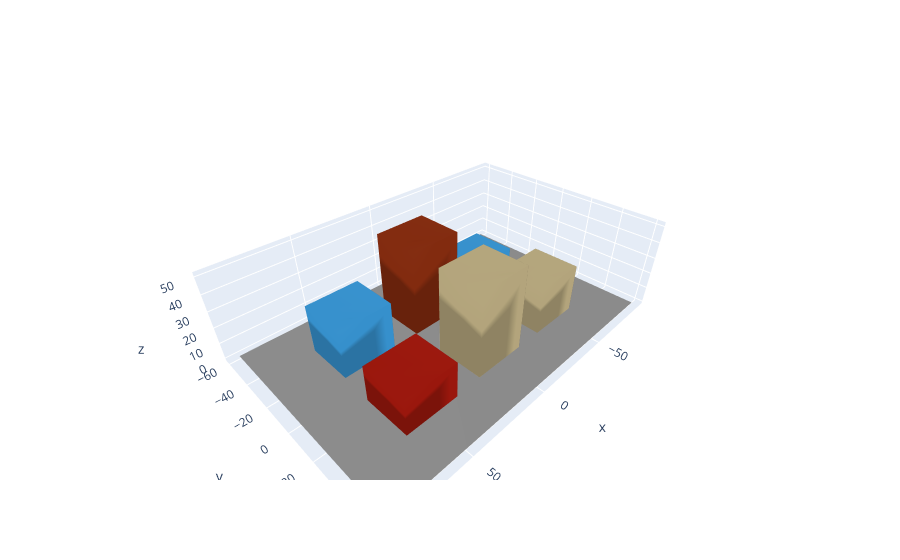

Here is the notebook cell this chart was saved with:
### Code cell
set_defaults(
    "plotly"
)  # Our scene is simple, and Plotly is the best backend for online interactive plots :-)

BASE_SCENE.plot()
